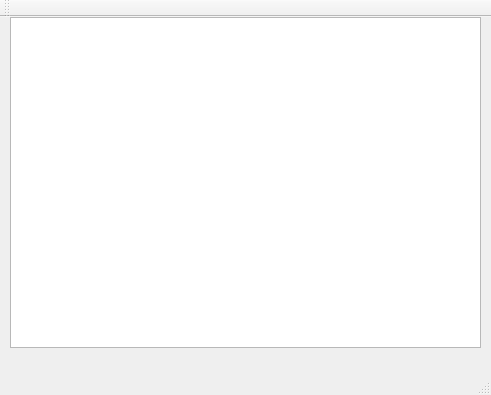
<?xml version="1.0" encoding="UTF-8"?>
<ui version="4.0">
 <class>MainWindow</class>
 <widget class="QMainWindow" name="MainWindow">
  <property name="geometry">
   <rect>
    <x>0</x>
    <y>0</y>
    <width>491</width>
    <height>395</height>
   </rect>
  </property>
  <property name="windowTitle">
   <string>MainWindow</string>
  </property>
  <widget class="QWidget" name="centralWidget">
   <widget class="QTreeView" name="m_process_tree">
    <property name="geometry">
     <rect>
      <x>10</x>
      <y>0</y>
      <width>471</width>
      <height>331</height>
     </rect>
    </property>
   </widget>
  </widget>
  <widget class="QMenuBar" name="menuBar">
   <property name="geometry">
    <rect>
     <x>0</x>
     <y>0</y>
     <width>491</width>
     <height>19</height>
    </rect>
   </property>
  </widget>
  <widget class="QToolBar" name="mainToolBar">
   <attribute name="toolBarArea">
    <enum>TopToolBarArea</enum>
   </attribute>
   <attribute name="toolBarBreak">
    <bool>false</bool>
   </attribute>
  </widget>
  <widget class="QStatusBar" name="statusBar"/>
 </widget>
 <layoutdefault spacing="6" margin="11"/>
 <resources/>
 <connections/>
</ui>
